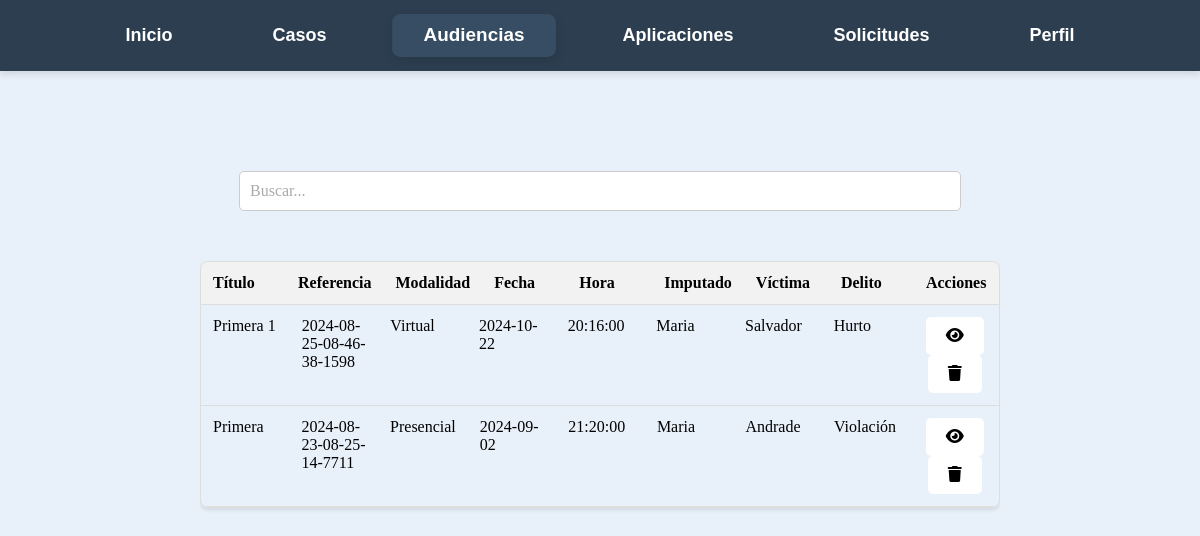
Before: /Audiencias/Buscar_Audiencias.php (signed in) with the older database file.
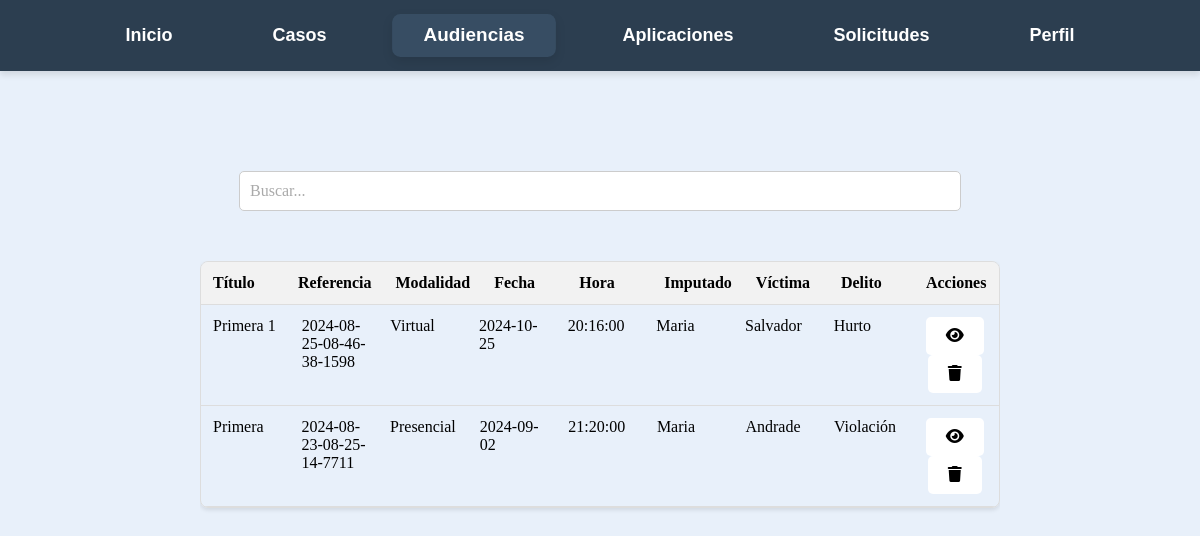
After: the same page with the newer database file.
### tables this page shows
CREATE TABLE `audiencias` (
  `id` int(11) NOT NULL,
  `titulo` varchar(255) NOT NULL,
  `caso` varchar(50) NOT NULL,
  `modalidad` varchar(50) NOT NULL,
  `fecha` date NOT NULL,
  `hora` time NOT NULL,
  `imputado` varchar(255) NOT NULL,
  `victima` varchar(255) NOT NULL,
  `delito` varchar(50) NOT NULL,
  `descripcion` text DEFAULT NULL,
  `juzgado` varchar(50) NOT NULL,
  `abogado` varchar(50) NOT NULL,
  `fiscal` varchar(50) NOT NULL,
  `sala` varchar(50) NOT NULL,
  `juez_suplente` varchar(50) NOT NULL
);

### Audiencias/Buscar_Audiencias.php (the view, shortened to what this page needs)
<?php
$servername = "localhost";
$username = "root";
$password = "";
$dbname = "legalcc";
$conn = new mysqli($servername, $username, $password, $dbname);
$user_id = $_SESSION['user_id'];
$sql = "SELECT tipo FROM usuarios WHERE id = ?";
$stmt = $conn->prepare($sql);
$stmt->bind_param("i", $user_id);
$stmt->execute();
$stmt->bind_result($tipo_usuario);
?>
<!DOCTYPE html>
<html>
<head>
    <link rel="stylesheet" href="https://cdnjs.cloudflare.com/ajax/libs/font-awesome/6.0.0-beta3/css/all.min.css">
</head>
<body>
<nav>
        <ul>
            <li><a href="/Pagina_principal.php">Inicio</a></li>
            <li>
                <a href="/Casos/Buscar_Casos.php">Casos</a>
            </li>
            <li><a href="/Audiencias/Buscar_Audiencias.php" class="active">Audiencias</a></li>
            <li><a href="/apps.php">Aplicaciones</a></li>
            <?php if ($tipo_usuario === 'juez'): ?>
            <li><a href="/Audiencias/ver_solicitudes.php">Solicitudes</a></li>
            <?php endif; ?>
            <li>
                <a href="/formularios/Perfil.php">Perfil</a>
            </li>
        </ul>
    </nav>
<div class="table-container2">
<input type="text" id="searchInput" placeholder="Buscar...">
</div>
<div class="table-container">
  <div class="custom-table">
        <div class="table-header">
            <div class="table-cell">Título</div>
            <div class="table-cell">Referencia</div>
            <div class="table-cell">Modalidad</div>
            <div class="table-cell">Fecha</div>
            <div class="table-cell">Hora</div>
            <div class="table-cell">Imputado</div>
            <div class="table-cell">Víctima</div>
            <div class="table-cell">Delito</div>
            <div class="table-cell">Acciones</div>
        </div>
        <?php
    $servername = "localhost";
    $username = "root";
    $password = "";
    $database = "legalcc";
    $conn = new mysqli($servername, $username, $password, $database);
$sql = "SELECT * FROM audiencias ORDER BY fecha DESC";
    $result = $conn->query($sql);
    if ($result->num_rows > 0) {
        echo "<div class='table'>";
        while($row = $result->fetch_assoc()) {
            echo "<div class='table-row'>";
            echo "<div class='table-cell'>" . $row["titulo"] . "</div>";
            echo "<div class='table-cell'>" . $row["caso"] . "</div>";
            echo "<div class='table-cell'>" . $row["modalidad"] . "</div>";
            echo "<div class='table-cell'>" . $row["fecha"] . "</div>";
            echo "<div class='table-cell'>" . $row["hora"] . "</div>";
            echo "<div class='table-cell'>" . $row["imputado"] . "</div>";
            echo "<div class='table-cell'>" . $row["victima"] . "</div>";
            echo "<div class='table-cell'>" . $row["delito"] . "</div>";
            echo "<div class='table-cell'>";
            echo "<center><a class='edit-button' href='ver_audiencia.php?id=" . $row["id"] . "'><i class='fa fa-eye'></i></a></center>";
            if ($tipo_usuario === 'juez') {
                echo "<center><a class='edit-button' href='#' onclick='eliminar(" . $row["id"] . ")'><i class='fa fa-trash'></i></a></center>";
            }
            echo "</div>";
            echo "</div>";
        }
        echo "</div>";
    } else {
        echo "<center>No hay audiencias registradas.</center>";
    }
    ?>
    </div>
</div>
</body>
</html>

### Audiencias/Buscar_Audiencias.php (style rules this page uses)
body { font-family: 'Bahnschrift', sans-serif; background-color: #e8f0fa; margin: 0; padding: 0; display: flex; flex-direction: column; height: 100vh; }
nav { background-color: #2c3e50; padding: 15px 0; box-shadow: 0 4px 6px rgba(0, 0, 0, 0.1); }
ul { list-style-type: none; margin: 0; padding: 0; display: flex; justify-content: center; gap: 40px; }
ul li { position: relative; }
ul li a { text-decoration: none; color: white; font-size: 18px; font-weight: bold; padding: 10px 30px; display: block; transition: background-color 0.3s ease, transform 0.2s ease; border-radius: 8px; }
.active { background-color:#374D63; transform: scale(1.05); box-shadow: 0 4px 10px rgba(0, 0, 0, 0.1); }
.table-container { margin: 0 auto; max-width: 800px; height: 400px; overflow-y: auto; font-family: Bahnschrift; }
.table-container2 { margin: 0 auto; max-width: 800px; font-family: Bahnschrift; }
.custom-table { display: flex; flex-direction: column; border: 1px solid #ddd; border-radius: 8px; overflow: hidden; box-shadow: 0 2px 4px rgba(0, 0, 0, 0.1); font-family: Bahnschrift; }
.table-header, .table-row { display: flex; font-family: Bahnschrift; }
.table-cell { flex: 1; padding: 12px; border-bottom: 1px solid #ddd; font-family: Bahnschrift; }
.table-header { font-weight: bold; background-color: #f2f2f2; font-family: Bahnschrift; }
#searchInput { padding: 10px; width: 700px; border: 1px solid #ccc; border-radius: 5px; font-size: 16px; transition: border-color 0.3s ease; margin-top: 100px; margin-block-end: 50px; font-family: Bahnschrift; }
::placeholder { color: #aaa; font-family: Bahnschrift; }
.edit-button { display: inline-block; background-color: white; color: black; padding: 10px 20px; text-decoration: none; border: none; border-radius: 5px; cursor: pointer; font-family: Bahnschrift; }

Changed rows visible on the page:
changed audiencias "Primera 1": fecha "2024-10-22" → "2024-10-25"
